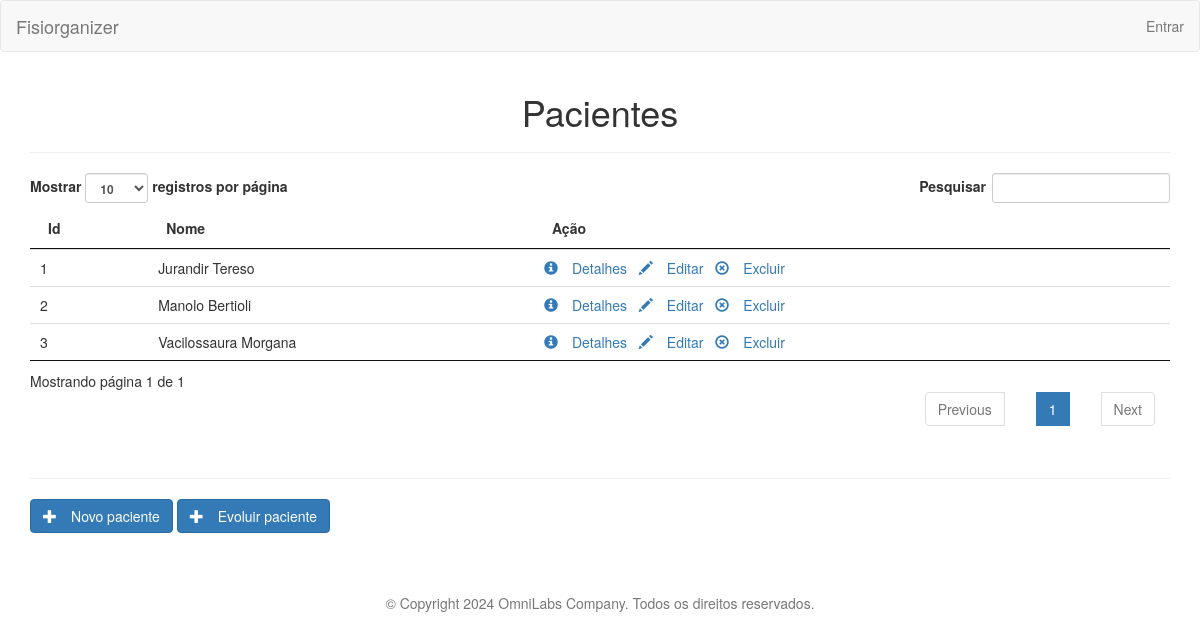
The app's page /patient/list/, older data.
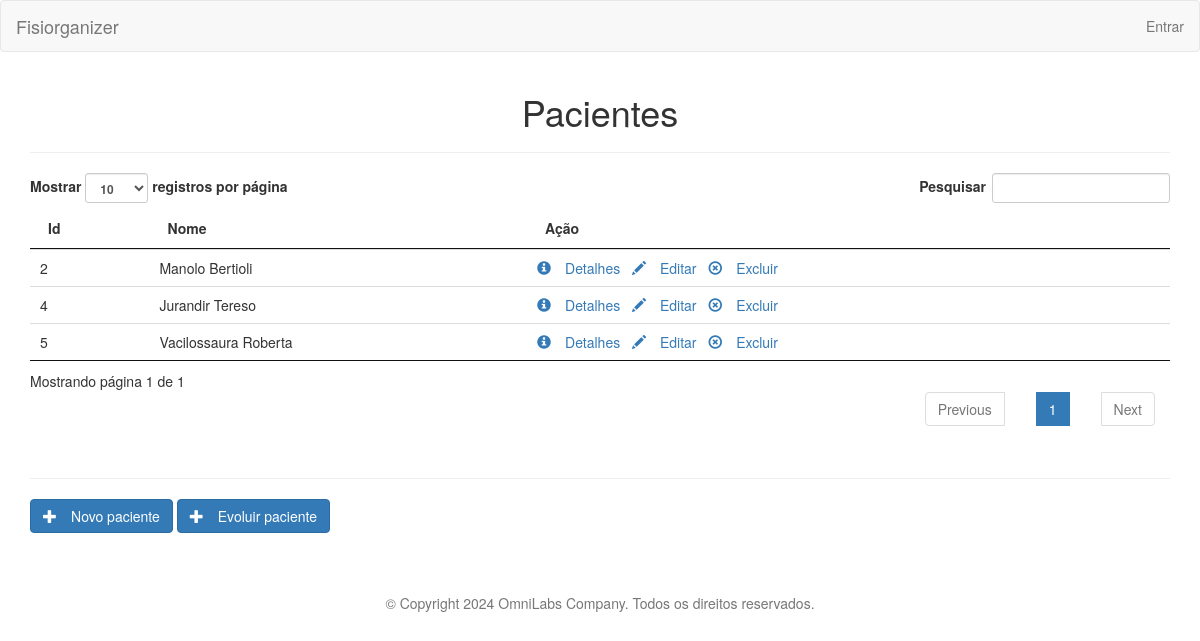
The same page, newer data.
### Fisiorganizer_SITE/models.py (models this page shows, shortened)
class Patient(models.Model):
    id = models.AutoField(primary_key=True)
    name = models.CharField(max_length=100, blank=False, default='')
    address = models.CharField(max_length=150, blank=True)
    city = models.CharField(max_length=25)
    cellphone = models.PositiveIntegerField(blank=False, null=False)
    details = models.TextField(max_length=500, blank=True)
    born_date = models.DateField(blank=False, default='1900-01-01')

### Fisiorganizer_SITE/views/patient_view.py (the view)
# urls.py: path('list/', PatientListView.as_view(), name='patient_list'),
class PatientListView(ListView):
    model = Patient
    template_name = 'patient/patient_list.html'

### Fisiorganizer_SITE/templates/patient/patient_list.html (shortened to what this page needs)
{% extends "layout.html" %}
{% load widget_tweaks %}
{% load static %}
{% block content %}
<h1 class="text-center">Pacientes</h1>
<hr>
    <table id="customersTable" class="table">
        <thead>
        <tr>
            <th>Id</th>
            <th>Nome</th>
            <th>Ação</th>
        </tr>
        </thead>
        <tbody>
        {% for patient in object_list %}
        <tr>
            <td>
                {{ patient.id }}
            </td>
            <td>
                {{patient.name}} {{patient.surname}}
            </td>
            <td>
                <a href="{% url 'patient_detail' pk=patient.id %}" class="" role="button">
                    <span class="glyphicon glyphicon-info-sign" aria-hidden="true">&nbsp;</span>Detalhes
                </a>
                <span>&nbsp;</span>
                <a href="{% url 'patient_edit' pk=patient.id %}" class="" role="button">
                    <span class="glyphicon glyphicon-pencil" aria-hidden="true">&nbsp;</span>Editar
                </a>
                <span>&nbsp;</span>
                <a class="" role="button" name="delete" data-id="{{ patient.id }}">
                    <span class="glyphicon glyphicon-remove-circle" aria-hidden="true">&nbsp;</span>Excluir
                </a>
            </td>
        </tr>
        {% endfor %}
        </tbody>
    </table>
<hr>
    <a href="{% url 'patient_create' %}" id="id_add_customer" class="btn btn-primary" role="button">
        <span class="glyphicon glyphicon-plus" aria-hidden="true">&nbsp;</span>Novo paciente
    </a>
    <a href="{% url 'evolution_create' %}" id="id_add_evolution" class="btn btn-primary" role="button">
        <span class="glyphicon glyphicon-plus" aria-hidden="true">&nbsp;</span>Evoluir paciente
    </a>
{% endblock %}

### Fisiorganizer_SITE/templates/layout.html (shortened to what this page needs)
<!DOCTYPE html>
<html lang="en">
<head>
    {% load static %}
    <link rel="stylesheet" href="{% static '/css/bootstrap.min.css' %}">
    <link rel="stylesheet" href="{% static '/css/jquery.dataTables.min.css' %}">
</head>
<body>
<nav class="navbar navbar-default">
    <div class="container-fluid">
        <div class="navbar-header">
            <a class="navbar-brand" href="{% url 'index' %}">Fisiorganizer</a>
        </div>
            {% if not user.is_authenticated %}
<ul class="nav navbar-nav navbar-right">
        <li><a href="{% url 'account_login' %}">Entrar</a></li>
            {% endif %}
        </div>
</nav>
<div class="container">
    {% block content %}{% endblock %}
</div>
<br>
<br>
<br>
<footer>
    <p class="text-center text-muted">© Copyright 2024 OmniLabs Company. Todos os direitos reservados.</p>
</footer>
</body>
</html>

Row changes from the older to the newer data that the page shows:
removed Patient: id "1", name "Jurandir Tereso"
removed Patient: id "3", name "Vacilossaura Morgana"
added Patient: id "4", name "Jurandir Tereso"
added Patient: id "5", name "Vacilossaura Roberta"
